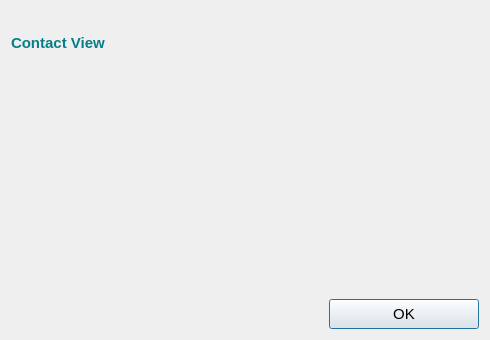
<?xml version="1.0" encoding="UTF-8"?>
<ui version="4.0">
 <class>TelephoneViewDialog</class>
 <widget class="QDialog" name="TelephoneViewDialog">
  <property name="geometry">
   <rect>
    <x>0</x>
    <y>0</y>
    <width>490</width>
    <height>340</height>
   </rect>
  </property>
  <property name="minimumSize">
   <size>
    <width>490</width>
    <height>340</height>
   </size>
  </property>
  <property name="maximumSize">
   <size>
    <width>490</width>
    <height>340</height>
   </size>
  </property>
  <property name="font">
   <font>
    <family>Tahoma</family>
   </font>
  </property>
  <property name="windowTitle">
   <string>Contact View</string>
  </property>
  <property name="windowIcon">
   <iconset resource="../../../../image.qrc">
    <normaloff>:/Image/phone.png</normaloff>:/Image/phone.png</iconset>
  </property>
  <layout class="QVBoxLayout" name="verticalLayout">
   <item>
    <layout class="QHBoxLayout" name="horizontalLayout">
     <item>
      <widget class="QLabel" name="label">
       <property name="minimumSize">
        <size>
         <width>200</width>
         <height>30</height>
        </size>
       </property>
       <property name="maximumSize">
        <size>
         <width>16777215</width>
         <height>30</height>
        </size>
       </property>
       <property name="font">
        <font>
         <pointsize>11</pointsize>
         <weight>75</weight>
         <bold>true</bold>
        </font>
       </property>
       <property name="styleSheet">
        <string notr="true">color: rgb(4, 127, 135);</string>
       </property>
       <property name="text">
        <string>Contact View</string>
       </property>
      </widget>
     </item>
     <item>
      <widget class="QLabel" name="label_phone">
       <property name="minimumSize">
        <size>
         <width>64</width>
         <height>64</height>
        </size>
       </property>
       <property name="maximumSize">
        <size>
         <width>64</width>
         <height>64</height>
        </size>
       </property>
       <property name="text">
        <string/>
       </property>
       <property name="pixmap">
        <pixmap resource="../../../../image.qrc">:/Image/phone.png</pixmap>
       </property>
       <property name="alignment">
        <set>Qt::AlignCenter</set>
       </property>
      </widget>
     </item>
    </layout>
   </item>
   <item>
    <layout class="QHBoxLayout" name="horizontalLayout_2">
     <item>
      <widget class="QLabel" name="nameLbl">
       <property name="minimumSize">
        <size>
         <width>300</width>
         <height>30</height>
        </size>
       </property>
       <property name="maximumSize">
        <size>
         <width>16777215</width>
         <height>30</height>
        </size>
       </property>
       <property name="font">
        <font>
         <family>Tahoma</family>
         <pointsize>11</pointsize>
         <weight>75</weight>
         <bold>true</bold>
        </font>
       </property>
       <property name="styleSheet">
        <string notr="true">color: rgb(48, 133, 134);</string>
       </property>
       <property name="text">
        <string/>
       </property>
       <property name="alignment">
        <set>Qt::AlignCenter</set>
       </property>
      </widget>
     </item>
    </layout>
   </item>
   <item>
    <layout class="QHBoxLayout" name="horizontalLayout_4">
     <item>
      <widget class="QLabel" name="depLbl">
       <property name="minimumSize">
        <size>
         <width>300</width>
         <height>30</height>
        </size>
       </property>
       <property name="maximumSize">
        <size>
         <width>16777215</width>
         <height>30</height>
        </size>
       </property>
       <property name="font">
        <font>
         <family>Tahoma</family>
         <pointsize>11</pointsize>
         <weight>75</weight>
         <bold>true</bold>
        </font>
       </property>
       <property name="styleSheet">
        <string notr="true">color: rgb(48, 133, 134);</string>
       </property>
       <property name="text">
        <string/>
       </property>
       <property name="alignment">
        <set>Qt::AlignCenter</set>
       </property>
      </widget>
     </item>
    </layout>
   </item>
   <item>
    <layout class="QHBoxLayout" name="horizontalLayout_5">
     <item>
      <widget class="QLabel" name="posLbl">
       <property name="minimumSize">
        <size>
         <width>300</width>
         <height>30</height>
        </size>
       </property>
       <property name="maximumSize">
        <size>
         <width>16777215</width>
         <height>30</height>
        </size>
       </property>
       <property name="font">
        <font>
         <family>Tahoma</family>
         <pointsize>11</pointsize>
         <weight>75</weight>
         <bold>true</bold>
        </font>
       </property>
       <property name="styleSheet">
        <string notr="true">color: rgb(48, 133, 134);</string>
       </property>
       <property name="text">
        <string/>
       </property>
       <property name="alignment">
        <set>Qt::AlignCenter</set>
       </property>
      </widget>
     </item>
    </layout>
   </item>
   <item>
    <layout class="QHBoxLayout" name="horizontalLayout_6">
     <item>
      <widget class="QLabel" name="telLbl">
       <property name="minimumSize">
        <size>
         <width>300</width>
         <height>30</height>
        </size>
       </property>
       <property name="maximumSize">
        <size>
         <width>16777215</width>
         <height>30</height>
        </size>
       </property>
       <property name="font">
        <font>
         <family>Tahoma</family>
         <pointsize>11</pointsize>
         <weight>75</weight>
         <bold>true</bold>
        </font>
       </property>
       <property name="styleSheet">
        <string notr="true">color: rgb(48, 133, 134);</string>
       </property>
       <property name="text">
        <string/>
       </property>
       <property name="alignment">
        <set>Qt::AlignCenter</set>
       </property>
      </widget>
     </item>
    </layout>
   </item>
   <item>
    <spacer name="verticalSpacer">
     <property name="orientation">
      <enum>Qt::Vertical</enum>
     </property>
     <property name="sizeHint" stdset="0">
      <size>
       <width>20</width>
       <height>19</height>
      </size>
     </property>
    </spacer>
   </item>
   <item>
    <layout class="QHBoxLayout" name="horizontalLayout_7">
     <item>
      <spacer name="horizontalSpacer_6">
       <property name="orientation">
        <enum>Qt::Horizontal</enum>
       </property>
       <property name="sizeHint" stdset="0">
        <size>
         <width>40</width>
         <height>20</height>
        </size>
       </property>
      </spacer>
     </item>
     <item>
      <widget class="QPushButton" name="okBtn">
       <property name="enabled">
        <bool>true</bool>
       </property>
       <property name="minimumSize">
        <size>
         <width>150</width>
         <height>30</height>
        </size>
       </property>
       <property name="maximumSize">
        <size>
         <width>16777215</width>
         <height>30</height>
        </size>
       </property>
       <property name="font">
        <font>
         <pointsize>11</pointsize>
        </font>
       </property>
       <property name="text">
        <string>OK</string>
       </property>
      </widget>
     </item>
    </layout>
   </item>
  </layout>
 </widget>
 <resources>
  <include location="../../../../image.qrc"/>
 </resources>
 <connections/>
</ui>
